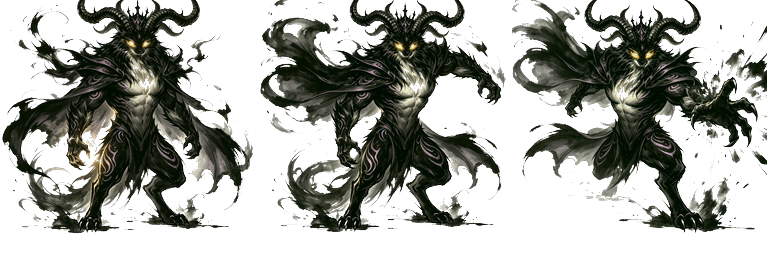
#> input picture tools/atk-aligned-right/sheet.png, 768 x 256 px
$ python frame-align.py --dir atk-aligned-right --out out.png
#> lines starting #> are read from the running program, lines starting #| are printed output that depends on the picture
#> in main, im is the input picture: PIL image 768x256 RGBA; mean R, G, B, A 22.8, 24.5, 19, 107.9
#!/usr/bin/env python3
# -*- coding: utf-8 -*-
"""
帧对齐修帧工具（动作帧流水线第3步）
====================================
输入：同一动作的多张关键帧 PNG（AI 生成，可能有角色漂移）
输出：
  1. 按「脚底锚点」对齐后的帧序列（消除漂移）
  2. 质心位移检测报告（判断是真动作还是闪烁——上次翻车的根因）

用法：
  python frame-align.py --frames a.png b.png c.png --out aligned/ --report
  python frame-align.py --dir raw_frames/ --out aligned/     # 按文件名排序批量
"""
import argparse
import os
import sys
from PIL import Image

def analyze(img):
    """返回 (bbox, 质心, 脚底中心, 非透明像素数)。bbox = (x0,y0,x1,y1)。"""
    if img.mode != 'RGBA':
        img = img.convert('RGBA')
    alpha = img.getchannel('A')
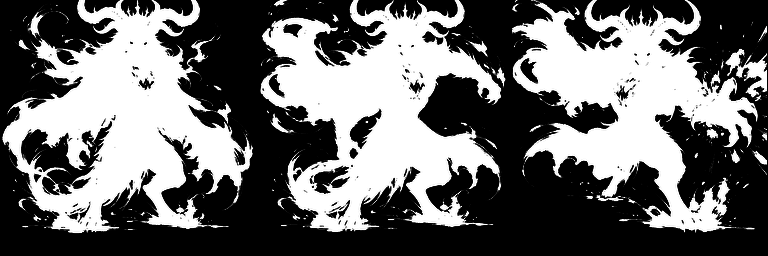
#> alpha: PIL image 768x256 L; min 0, max 255, mean 107.9
    w, h = img.size
#> w = 768; h = 256
    pts = []
    xs, ys, cnt = 0.0, 0.0, 0
    min_x, min_y, max_x, max_y = w, h, -1, -1
#> min_x = 768; min_y = 256; max_x = -1; max_y = -1
    # 分块扫描 alpha，避免纯 Python 逐像素太慢
    px = alpha.load()
    step = 2  # 采样步长（检测用，够用即可）
    for y in range(0, h, step):
        for x in range(0, w, step):
            a = px[x, y]
            if a > 8:
                cnt += 1
                xs += x
                ys += y
                if x < min_x: min_x = x
                if x > max_x: max_x = x
                if y < min_y: min_y = y
                if y > max_y: max_y = y
#> after the loop, cnt = 22826; max_x = 766; max_y = 232; min_x = 2; min_y = 0; xs = 8510412; ys = 2593422
    if cnt == 0:
        return None
    cx, cy = xs / cnt, ys / cnt
#> cx = 372.8; cy = 113.6
    foot_x = (min_x + max_x) / 2.0   # 脚底中心 = bbox 底部中心
#> foot_x = 384
    foot_y = max_y
#> foot_y = 232
    return (min_x, min_y, max_x, max_y), (cx, cy), (foot_x, foot_y), cnt

def align(img, anchor_x, anchor_y, canvas_w=256, canvas_h=256):
    """把 img 的脚底锚点移到画布 (anchor_x, anchor_y) 处，输出对齐后的帧。"""
    if img.mode != 'RGBA':
        img = img.convert('RGBA')
    res = analyze(img)
    if not res:
        return None
    bbox, _, (fx, fy), _ = res
    dx = round(anchor_x - fx)
    dy = round(anchor_y - fy)
    canvas = Image.new('RGBA', (canvas_w, canvas_h), (0, 0, 0, 0))
    canvas.paste(img, (dx, dy), img)
    return canvas

def main():
    ap = argparse.ArgumentParser()
    ap.add_argument('--frames', nargs='*', help='关键帧 PNG 列表（按动作顺序）')
    ap.add_argument('--dir', help='或：目录，按文件名排序读取所有 png')
    ap.add_argument('--out', required=True, help='输出目录')
    ap.add_argument('--report', action='store_true', help='输出质心位移检测报告')
    ap.add_argument('--anchor-x', type=float, default=128, help='对齐锚点 X（默认画布中心）')
    ap.add_argument('--anchor-y', type=float, default=232, help='对齐锚点 Y（默认近底部，脚底）')
    ap.add_argument('--sheet', action='store_true', help='额外输出一张横排 sheet')
    args = ap.parse_args()

    frames = args.frames or []
    if args.dir:
        frames = sorted(
            os.path.join(args.dir, f) for f in os.listdir(args.dir)
            if f.lower().endswith('.png')
        )
    if not frames:
        print('ERROR: 没有输入帧'); sys.exit(1)

    os.makedirs(args.out, exist_ok=True)
    imgs = []
    for f in frames:
        im = Image.open(f)
        im.load()
        imgs.append(im)

    # 用第一帧的脚底作为锚点基准（后续帧对齐到它）
    base = analyze(imgs[0])
#> base = ((2, 0, 766, 232), (372.8, 113.6), (384, 232), 22826)
    if not base:
        print(f'ERROR: 第一帧 {frames[0]} 没有非透明像素'); sys.exit(1)
    _, _, (fx0, fy0), _ = base
#> fx0 = 384; fy0 = 232

    reports = []
    aligned_paths = []
    prev_c = None
    prev_name = None
    for i, (path, im) in enumerate(zip(frames, imgs)):
        a = analyze(im)
        if not a:
            print(f'WARN: {path} 无内容，跳过'); continue
        bbox, (cx, cy), (fx, fy), cnt = a
        aligned = align(im, args.anchor_x, args.anchor_y)
        out_name = f'f{i:02d}-aligned.png'
        out_path = os.path.join(args.out, out_name)
        aligned.save(out_path)
        aligned_paths.append(out_path)

        # 位移检测（对齐后基于锚点，反映角色自身姿态变化）
        disp = ''
        if prev_c is not None:
            d = ((cx - prev_c[0]) ** 2 + (cy - prev_c[1]) ** 2) ** 0.5
            flag = 'OK-动作' if d >= 3 else '⚠ 疑似闪烁(质心几乎不动)'
            disp = f'  质心位移 {d:.1f}px {flag}'
        reports.append(
            f'{os.path.basename(path)}: bbox={bbox} 质心=({cx:.1f},{cy:.1f}) '
            f'脚底=({fx:.1f},{fy:.1f}) 像素={cnt}{disp}'
        )
        prev_c = (cx, cy)
        prev_name = os.path.basename(path)
#> this loop made 1 pass
#> path on pass 1: 'atk-aligned-right/sheet.png'
#> pass 1, in main, `aligned = align(im, args.anchor_x, args.anchor_y)`:
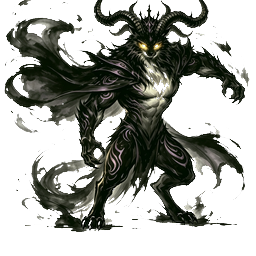
#> aligned: PIL image 256x256 RGBA; mean R, G, B, A 20.8, 22.6, 17.4, 108.5; transparent parts drawn white
#> after the loop, aligned_paths = ['out.png/f00-aligned.png']; reports = 1 item

    # 输出横排 sheet（每帧 256x256）
    if args.sheet:
        n = len(aligned_paths)
        sheet = Image.new('RGBA', (n * 256, 256), (0, 0, 0, 0))
        for i, p in enumerate(aligned_paths):
            fr = Image.open(p)
            sheet.paste(fr, (i * 256, 0), fr)
        sp = os.path.join(args.out, 'sheet.png')
        sheet.save(sp)
        print(f'sheet: {sp} ({n}x1, 256px/帧)')

    print(f'已对齐 {len(aligned_paths)} 帧 -> {args.out}')
#| 已对齐 1 帧 -> out.png
    if args.report:
        print('\n=== 位移检测报告 ===')
        print('\n'.join(reports))
        print('判定标准：相邻帧质心位移 >= 3px 视为“动作”；否则视为“闪烁”（角色没动只是重绘）')

if __name__ == '__main__':
    main()

$ run again, with tools/atk-aligned-right/f00-aligned.png copied over tools/atk-aligned-right/sheet.png
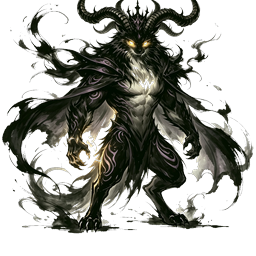
#> input picture tools/atk-aligned-right/f00-aligned.png, 256 x 256 px
#> in main, im is the input picture: PIL image 256x256 RGBA; mean R, G, B, A 28.8, 29.8, 23.7, 114.3
#> in analyze, `alpha = img.getchannel('A')`:
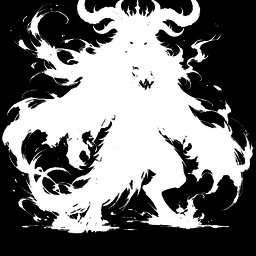
#> alpha: PIL image 256x256 L; min 0, max 255, mean 114.3
#> after the loop in analyze, `for y in range(0, h, step):`: cnt = 8264; max_x = 252; max_y = 232; min_x = 2; min_y = 0; xs = 1018786; ys = 1006148
#> in analyze, `cx, cy = xs / cnt, ys / cnt`: cx = 123.3; cy = 121.8
#> foot_x = 127
#> foot_y = 232
#> base = ((2, 0, 252, 232), (123.3, 121.8), (127, 232), 8264)
#> fx0 = 127; fy0 = 232
#> the loop in main, `for i, (path, im) in enumerate(zip(frames, imgs)):` made 1 pass
#> path on pass 1: 'atk-aligned-right/sheet.png'
#> pass 1, in main, `aligned = align(im, args.anchor_x, args.anchor_y)`:
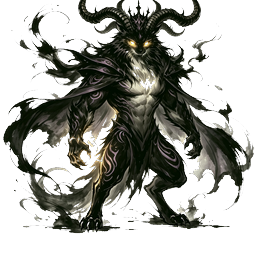
#> aligned: PIL image 256x256 RGBA; mean R, G, B, A 24.4, 25.4, 19.7, 110.2; transparent parts drawn white
#> after the loop in main, `for i, (path, im) in enumerate(zip(frames, imgs)):`: aligned_paths = ['out.png/f00-aligned.png']; reports = 1 item
#| 已对齐 1 帧 -> out.png

$ run again, with tools/atk-aligned-right/f01-aligned.png copied over tools/atk-aligned-right/sheet.png
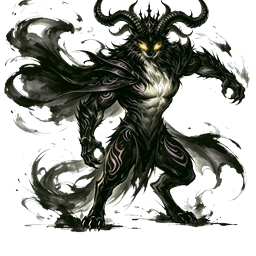
#> input picture tools/atk-aligned-right/f01-aligned.png, 256 x 256 px
#> in main, im is the input picture: PIL image 256x256 RGBA; mean R, G, B, A 26.4, 28.4, 22.6, 115.4
#> in analyze, `alpha = img.getchannel('A')`:
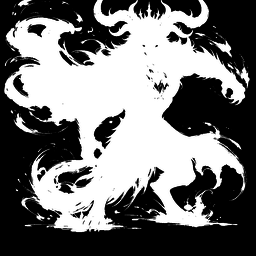
#> alpha: PIL image 256x256 L; min 0, max 255, mean 115.4
#> after the loop in analyze, `for y in range(0, h, step):`: cnt = 8323; max_x = 248; max_y = 232; min_x = 4; min_y = 0; xs = 1012348; ys = 950142
#> in analyze, `cx, cy = xs / cnt, ys / cnt`: cx = 121.6; cy = 114.2
#> foot_x = 126
#> foot_y = 232
#> base = ((4, 0, 248, 232), (121.6, 114.2), (126, 232), 8323)
#> fx0 = 126; fy0 = 232
#> the loop in main, `for i, (path, im) in enumerate(zip(frames, imgs)):` made 1 pass
#> path on pass 1: 'atk-aligned-right/sheet.png'
#> pass 1, in main, `aligned = align(im, args.anchor_x, args.anchor_y)`:
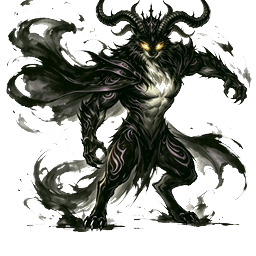
#> aligned: PIL image 256x256 RGBA; mean R, G, B, A 22.4, 24.4, 18.9, 111.5; transparent parts drawn white
#> after the loop in main, `for i, (path, im) in enumerate(zip(frames, imgs)):`: aligned_paths = ['out.png/f00-aligned.png']; reports = 1 item
#| 已对齐 1 帧 -> out.png
